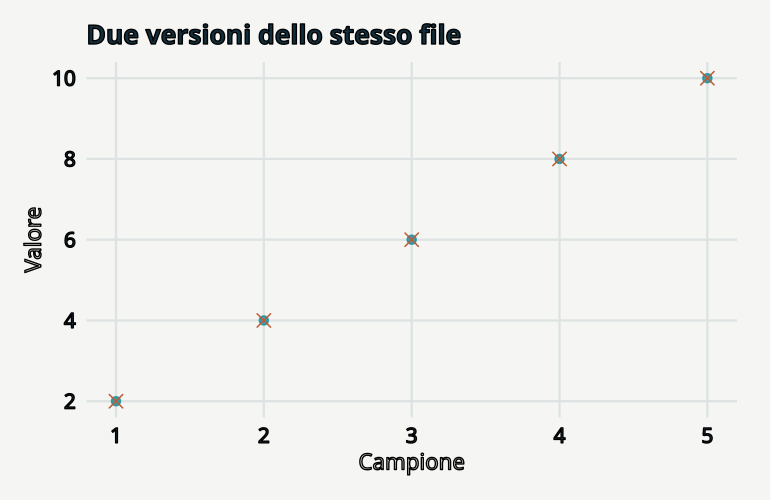

Write the R code that produced this figure.
# GeoStat Lab — funzioni comuni. R >= 4.3; ggplot2 >= 3.4; jsonlite.
suppressPackageStartupMessages(library(ggplot2))
col_geo <- c('#168B9C','#BC5B35','#7054A4','#A17B19','#227864','#64748B')
theme_set(theme_minimal(base_size=17, base_family='sans') + theme(
  plot.background=element_rect(fill='#F5F6F3',colour=NA),
  panel.background=element_rect(fill='#F5F6F3',colour=NA),
  panel.grid.minor=element_blank(),panel.grid.major=element_line(colour='#DCE3E2'),
  plot.title=element_text(size=19,face='bold',colour='#122D3B'),
  plot.subtitle=element_text(size=13,colour='#405560',margin=margin(b=12)),
  axis.text=element_text(size=15,colour='#273E4A'),axis.title=element_text(size=16),
  legend.position='bottom',legend.title=element_blank(),legend.text=element_text(size=14),
  strip.text=element_text(size=15,face='bold'),plot.margin=margin(18,24,18,18)))
metric <- function(...) data.frame(grandezza=names(c(...)),valore=as.character(c(...)),check.names=FALSE)
f <- function(x,d=3) {out<-formatC(x,digits=d,format='fg');out[!is.finite(x)]<-'Non definito';out}
line_plot <- function(d,x='x',y='y',title='',xl=x,yl=y,group=NULL) {
 p<-ggplot(d,aes(x=.data[[x]],y=.data[[y]]))
 if(is.null(group)) p<-p+geom_line(colour=col_geo[1],linewidth=1.05) else p<-p+aes(colour=.data[[group]],group=.data[[group]])+geom_line(linewidth=1)+scale_colour_manual(values=col_geo)
 p+labs(title=title,x=xl,y=yl)
}
point_plot <- function(d,x='x',y='y',title='',xl=x,yl=y,group=NULL) {
 p<-ggplot(d,aes(x=.data[[x]],y=.data[[y]]))
 if(is.null(group))p<-p+geom_point(colour=col_geo[1],size=2.5,alpha=.8) else p<-p+aes(colour=.data[[group]])+geom_point(size=2.7,alpha=.85)+scale_colour_manual(values=col_geo)
 p+labs(title=title,x=xl,y=yl)
}
hist_plot<-function(x,title='',xl='Valore',bins=20)ggplot(data.frame(x=x),aes(x))+geom_histogram(bins=bins,fill=col_geo[1],colour='#F5F6F3')+labs(title=title,x=xl,y='Frequenza')
bar_plot<-function(d,x='gruppo',y='valore',title='',yl='Valore')ggplot(d,aes(x=.data[[x]],y=.data[[y]],fill=.data[[x]]))+geom_col(width=.65)+scale_fill_manual(values=rep(col_geo,length.out=length(unique(d[[x]])) ))+guides(fill='none')+labs(title=title,x=NULL,y=yl)
map_plot<-function(d,z='z',title='',xl='Est [km]',yl='Nord [km]')ggplot(d,aes(x,y,fill=.data[[z]]))+geom_raster()+coord_equal()+scale_fill_gradientn(colours=c('#153F56','#298C9C','#B8CDB2','#F1D889','#AD542F'))+labs(title=title,x=xl,y=yl)
acf_data<-function(x,lag=20){a<-acf(x,lag.max=min(lag,length(x)-1),plot=FALSE);data.frame(x=as.vector(a$lag)[-1],y=as.vector(a$acf)[-1])}
# AR(1), distribuzione marginale stazionaria N(0, 1).
ar_series<-function(n,rho){x<-numeric(n);x[1]<-rnorm(1);for(i in 2:n)x[i]<-rho*x[i-1]+sqrt(1-rho^2)*rnorm(1);x}
# Distanze euclidee in unità metriche già dichiarate; nessuna conversione implicita di CRS.
dist_cross<-function(a,b)sqrt(outer(a[,1],b[,1],'-')^2+outer(a[,2],b[,2],'-')^2)
# Predittore IDW: i punti coincidenti ricevono esattamente il valore osservato.
idw<-function(xy,z,new,power=2){dd<-dist_cross(new,xy);apply(dd,1,function(d)if(any(d<1e-10))mean(z[d<1e-10])else weighted.mean(z,d^(-power)))}
# CART didattico binario: divisioni assiali che minimizzano l'impurità di Gini.
cart_fit<-function(x,y,depth=2,minleaf=4){
 node<-list(p=mean(y),n=length(y));if(depth<1||length(unique(y))<2||length(y)<2*minleaf)return(node)
 best<-Inf
 for(j in seq_len(ncol(x))){v<-sort(unique(x[,j])); if(length(v)<2)next
  for(cut in (head(v,-1)+tail(v,-1))/2){left<-x[,j]<=cut;nl<-sum(left);nr<-sum(!left);if(min(nl,nr)<minleaf)next
   score<-nl*mean(y[left])*(1-mean(y[left]))+nr*mean(y[!left])*(1-mean(y[!left]))
   if(score<best){best<-score;node$j<-j;node$cut<-cut;split<-left}
  }
 }
 if(is.finite(best)){node$left<-cart_fit(x[split,,drop=FALSE],y[split],depth-1,minleaf);node$right<-cart_fit(x[!split,,drop=FALSE],y[!split],depth-1,minleaf)};node
}
cart_predict<-function(tree,x)apply(x,1,function(row){t<-tree;while(!is.null(t$j))t<-if(row[t$j]<=t$cut)t$left else t$right;t$p})

p <- list(delta = 0, seed = 17)
set.seed(p$seed)
a <- data.frame(campione = 1:5, valore = c(2, 4, 6, 8, 10))

b <- a

b$valore[5] <- b$valore[5] + p$delta

fa <- tempfile(fileext = ".csv")

fb <- tempfile(fileext = ".csv")

write.csv(a, fa, row.names = FALSE)

write.csv(b, fb, row.names = FALSE)

ha <- unname(tools::md5sum(fa))

hb <- unname(tools::md5sum(fb))

ba <- readBin(fa, "raw", n = file.info(fa)$size)

bb <- readBin(fb, "raw", n = file.info(fb)$size)

data <- data.frame(x = 1:5, y = a$valore, seconda_versione = b$valore)

plots <- list(point_plot(data, title = "Due versioni dello stesso file", xl = "Campione", 
    yl = "Valore") + geom_point(aes(y = seconda_versione), colour = col_geo[2], shape = 4, 
    size = 4))

metrics <- metric(`Byte identici` = identical(ba, bb), `Impronta A` = ha, `Impronta B` = hb, 
    `Scarto numerico massimo` = max(abs(a$valore - b$valore)))

unlink(c(fa, fb))
print(metrics,row.names=FALSE)
ggplot2::ggsave('m15-integrita-A.svg',plots[[1]],device=svglite::svglite,width=7.7,height=5.0,bg='#F8F6F1')
